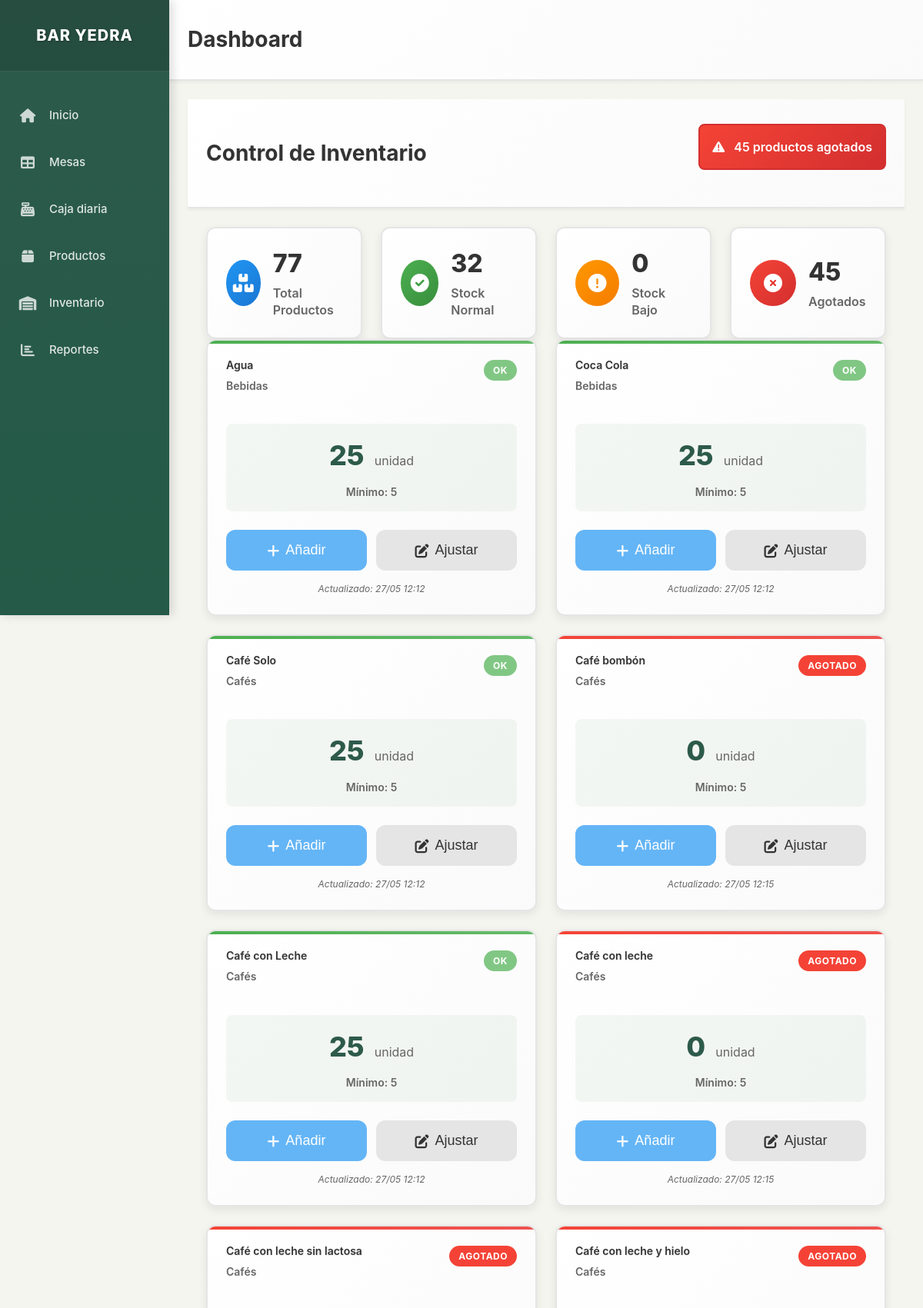
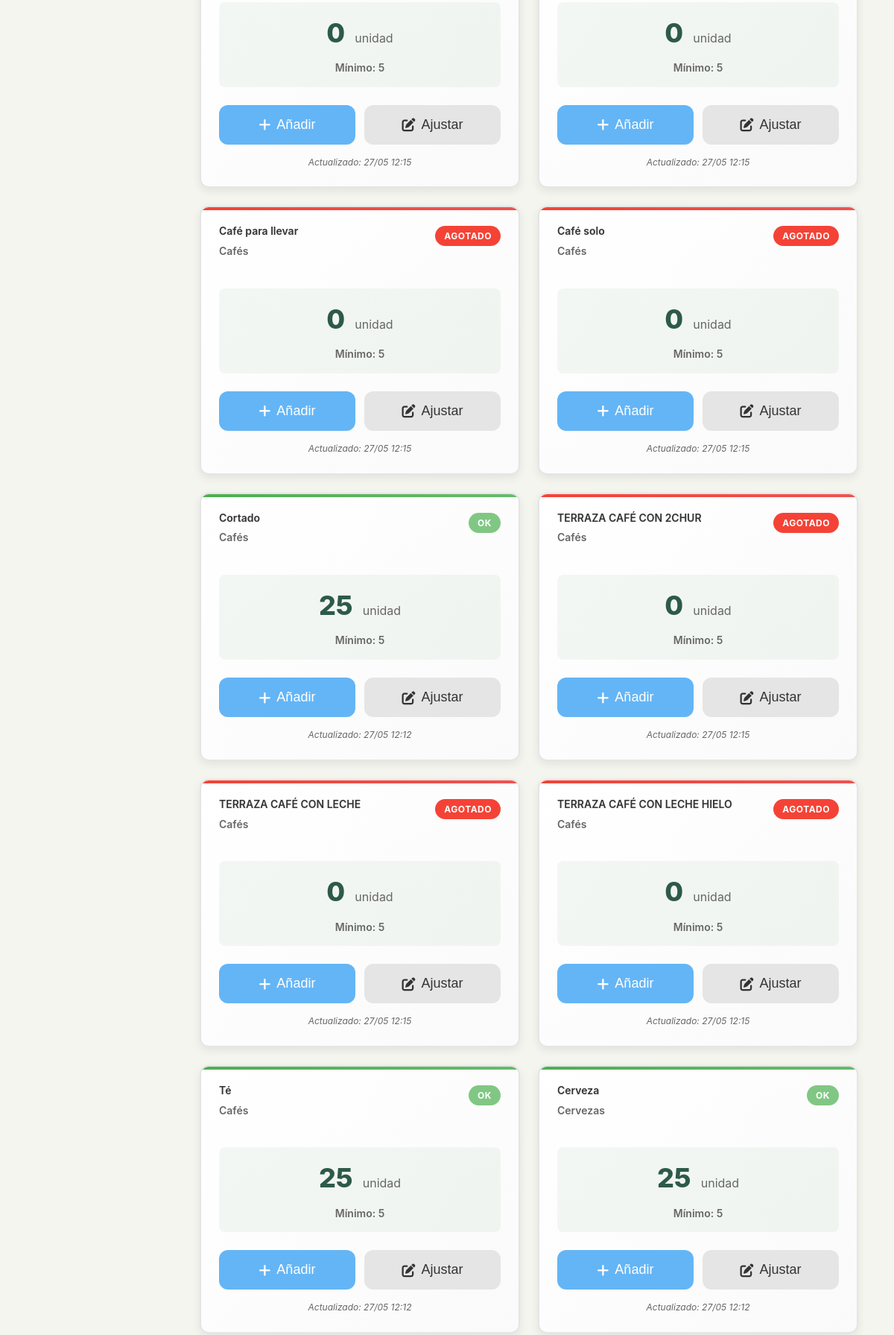
Page /inventory (upper part) on the committed database (2 pictures, top to bottom).
### models.py (models this page shows, shortened)
class Producto(db.Model):
    id = db.Column(db.Integer, primary_key=True)
    nombre = db.Column(db.String(100), nullable=False)
    precio = db.Column(db.Numeric(10, 2), nullable=False)
    categoria = db.Column(db.String(50), nullable=False, default='General')
    foto_url = db.Column(db.String(255), nullable=True)
    descripcion = db.Column(db.Text, nullable=True)
    activo = db.Column(db.Boolean, default=True)
    orden = db.Column(db.Integer, default=0)  # Para ordenar productos en la interfaz
    stock_actual = db.Column(db.Integer, default=0)  # Cantidad actual en stock
    stock_minimo = db.Column(db.Integer, default=5)  # Alerta cuando llegue a este nivel
    unidad_medida = db.Column(db.String(20), default='unidad')  # unidad, litro, kg, etc.
    fecha_actualizacion = db.Column(db.DateTime, default=datetime.utcnow)
    @property
    def stock_bajo(self):
        return self.stock_actual <= self.stock_minimo
    @property
    def stock_agotado(self):
        return self.stock_actual <= 0

### app.py (the view)
@app.route('/inventory')
def inventory():
    productos = Producto.query.filter_by(activo=True).order_by(Producto.categoria, Producto.nombre).all()
    productos_agotados = [p for p in productos if p.stock_agotado]
    productos_bajo_stock = [p for p in productos if p.stock_bajo and not p.stock_agotado]
    return render_template('inventory.html',
                         productos=productos,
                         productos_agotados=productos_agotados,
                         productos_bajo_stock=productos_bajo_stock)

### templates/inventory.html (shortened to what this page needs)
{% extends "layout.html" %}
{% block content %}
<div class="content-header">
    <h1 class="page-title">Control de Inventario</h1>
    <div class="inventory-alerts">
        {% if productos_agotados %}
            <div class="alert alert-danger touch-friendly">
                <i class="fas fa-exclamation-triangle"></i>
                {{ productos_agotados|length }} productos agotados
            </div>
        {% endif %}
    </div>
</div>
<div class="content-container">
    <div class="inventory-summary">
        <div class="summary-card">
            <div class="summary-icon products-total">
                <i class="fas fa-boxes"></i>
            </div>
            <div class="summary-info">
                <h3>{{ productos|length }}</h3>
                <p>Total Productos</p>
            </div>
        </div>
        <div class="summary-card">
            <div class="summary-icon products-ok">
                <i class="fas fa-check-circle"></i>
            </div>
            <div class="summary-info">
                <h3>{{ productos|length - productos_agotados|length - productos_bajo_stock|length }}</h3>
                <p>Stock Normal</p>
            </div>
        </div>
        <div class="summary-card">
            <div class="summary-icon products-low">
                <i class="fas fa-exclamation-circle"></i>
            </div>
            <div class="summary-info">
                <h3>{{ productos_bajo_stock|length }}</h3>
                <p>Stock Bajo</p>
            </div>
        </div>
        <div class="summary-card">
            <div class="summary-icon products-out">
                <i class="fas fa-times-circle"></i>
            </div>
            <div class="summary-info">
                <h3>{{ productos_agotados|length }}</h3>
                <p>Agotados</p>
            </div>
        </div>
    </div>
    <div class="inventory-grid">
        {% for producto in productos %}
        <div class="inventory-item touch-friendly {% if producto.stock_agotado %}stock-agotado{% elif producto.stock_bajo %}stock-bajo{% else %}stock-ok{% endif %}">
            <div class="inventory-header">
                <div class="product-info">
                    <h3 class="product-name">{{ producto.nombre }}</h3>
                    <p class="product-category">{{ producto.categoria }}</p>
                </div>
                <div class="stock-status">
                    {% if producto.stock_agotado %}
                        <span class="status-badge agotado">AGOTADO</span>
                    {% elif producto.stock_bajo %}
                        <span class="status-badge bajo">STOCK BAJO</span>
                    {% else %}
                        <span class="status-badge ok">OK</span>
                    {% endif %}
                </div>
            </div>
            <div class="stock-display">
                <div class="current-stock">
                    <span class="stock-number">{{ producto.stock_actual }}</span>
                    <span class="stock-unit">{{ producto.unidad_medida }}</span>
                </div>
                <div class="min-stock">
                    Mínimo: {{ producto.stock_minimo }}
                </div>
            </div>
            <div class="inventory-actions">
                <button class="btn btn-primary btn-sm touch-friendly" onclick="showAddStockModal({{ producto.id }}, '{{ producto.nombre }}')">
                    <i class="fas fa-plus"></i> Añadir
                </button>
                <button class="btn btn-secondary btn-sm touch-friendly" onclick="showUpdateStockModal({{ producto.id }}, '{{ producto.nombre }}', {{ producto.stock_actual }})">
                    <i class="fas fa-edit"></i> Ajustar
                </button>
            </div>
            <div class="last-update">
                Actualizado: {{ producto.fecha_actualizacion.strftime('%d/%m %H:%M') if producto.fecha_actualizacion else 'Nunca' }}
            </div>
        </div>
        {% endfor %}
    </div>
</div>
{% endblock %}

### rows in the picture
Producto: nombre "Agua", categoria "Bebidas", shows "OK", stock_actual "25", unidad_medida "unidad", stock_minimo "5", fecha_actualizacion "27/05 12:12"
Producto: nombre "Coca Cola", categoria "Bebidas", shows "OK", stock_actual "25", unidad_medida "unidad", stock_minimo "5", fecha_actualizacion "27/05 12:12"
Producto: nombre "Café Solo", categoria "Cafés", shows "OK", stock_actual "25", unidad_medida "unidad", stock_minimo "5", fecha_actualizacion "27/05 12:12"
Producto: nombre "Café bombón", categoria "Cafés", shows "AGOTADO", stock_actual "0", unidad_medida "unidad", stock_minimo "5", fecha_actualizacion "27/05 12:15"
Producto: nombre "Café con Leche", categoria "Cafés", shows "OK", stock_actual "25", unidad_medida "unidad", stock_minimo "5", fecha_actualizacion "27/05 12:12"
Producto: nombre "Café con leche", categoria "Cafés", shows "AGOTADO", stock_actual "0", unidad_medida "unidad", stock_minimo "5", fecha_actualizacion "27/05 12:15"
Producto: nombre "Café con leche sin lactosa", categoria "Cafés", shows "AGOTADO", stock_actual "0", unidad_medida "unidad", stock_minimo "5", fecha_actualizacion "27/05 12:15"
Producto: nombre "Café con leche y hielo", categoria "Cafés", shows "AGOTADO", stock_actual "0", unidad_medida "unidad", stock_minimo "5", fecha_actualizacion "27/05 12:15"
Producto: nombre "Café para llevar", categoria "Cafés", shows "AGOTADO", stock_actual "0", unidad_medida "unidad", stock_minimo "5", fecha_actualizacion "27/05 12:15"
Producto: nombre "Café solo", categoria "Cafés", shows "AGOTADO", stock_actual "0", unidad_medida "unidad", stock_minimo "5", fecha_actualizacion "27/05 12:15"
Producto: nombre "Cortado", categoria "Cafés", shows "OK", stock_actual "25", unidad_medida "unidad", stock_minimo "5", fecha_actualizacion "27/05 12:12"
Producto: nombre "TERRAZA CAFÉ CON 2CHUR", categoria "Cafés", shows "AGOTADO", stock_actual "0", unidad_medida "unidad", stock_minimo "5", fecha_actualizacion "27/05 12:15"
Producto: nombre "TERRAZA CAFÉ CON LECHE", categoria "Cafés", shows "AGOTADO", stock_actual "0", unidad_medida "unidad", stock_minimo "5", fecha_actualizacion "27/05 12:15"
Producto: nombre "TERRAZA CAFÉ CON LECHE HIELO", categoria "Cafés", shows "AGOTADO", stock_actual "0", unidad_medida "unidad", stock_minimo "5", fecha_actualizacion "27/05 12:15"
Producto: nombre "Té", categoria "Cafés", shows "OK", stock_actual "25", unidad_medida "unidad", stock_minimo "5", fecha_actualizacion "27/05 12:12"
Producto: nombre "Cerveza", categoria "Cervezas", shows "OK", stock_actual "25", unidad_medida "unidad", stock_minimo "5", fecha_actualizacion "27/05 12:12"

### other values in the picture
{{ productos_agotados|length }} "45"
{{ productos|length }} "77"
{{ productos_bajo_stock|length }} "0"
